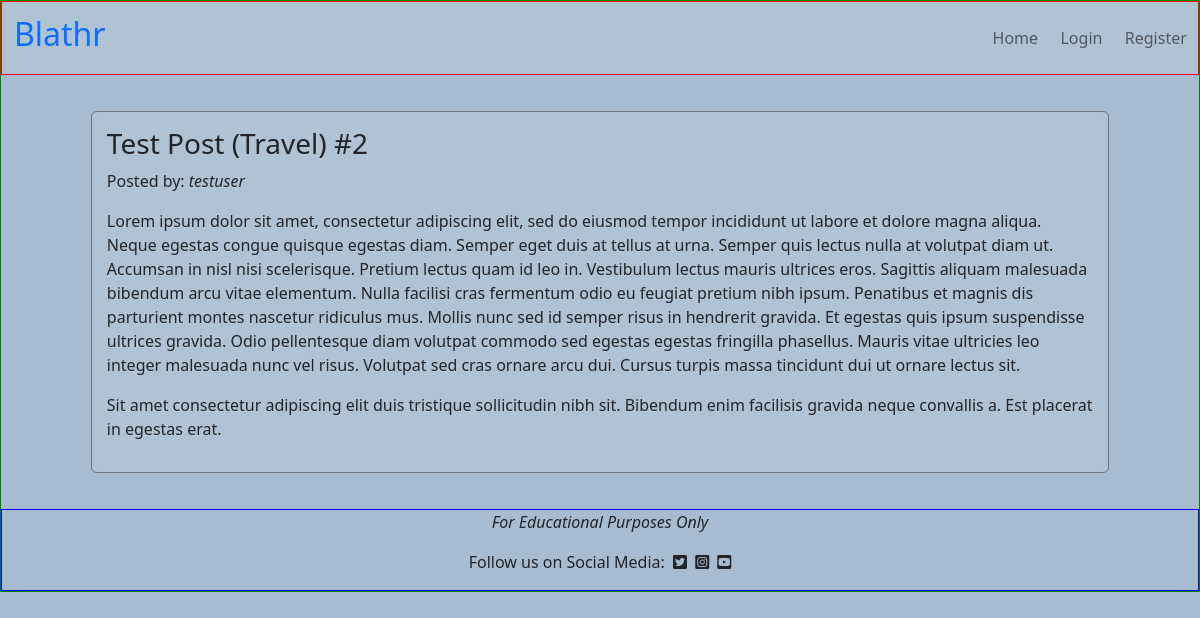
/post_detail/8/, run on the app's committed database.
### posts/models.py (models this page shows, shortened)
class Post(models.Model):
    post_id = models.AutoField(primary_key=True)
    title = models.CharField(max_length=200, unique=True, blank=False,
                             null=False)
    author = models.ForeignKey(User, on_delete=models.CASCADE)
    created_date = models.DateTimeField(auto_now_add=True)
    content = models.TextField()
    category = models.ForeignKey(Category, on_delete=models.CASCADE)
    status = models.IntegerField(choices=STATUS, default=0)

### posts/views.py (the view, shortened to what this page needs)
# urls.py: path('post_detail/<post_id>/', post_detail, name='post_detail'),
def post_detail(request, post_id):
    post = Post.objects.get(post_id=post_id)
    comments = post.comments.filter(approved=True)
    print("request.method is " + request.method)
    return render(
        request,
        'post_detail.html',
        {
            'post': post,
            'comments': comments,
            'comment_form': CommentForm(),
         },
          )

### templates/post_detail.html (shortened to what this page needs)
{% extends 'base.html' %}
{% block content %}
{% load crispy_forms_tags %}
<div class="row" id="post-detail-row">
    <div class="col-10 border border-secondary rounded" id="post-detail-col">
        <h3>{{ post.title }}</h3>
        <p>Posted by: <em>{{ post.author }}</em></p>
        <p>{{ post.content | safe }}</p>
    </div>
    {% endblock %}

### static/css/style.css (style rules this page uses)
body { background-color: #A8BCD1; margin: 0; padding: 0; border: 1px solid green; }
#post-detail-row { justify-content: center; margin-top: 3%; margin-bottom: 3%; }
#post-detail-col { background-color: #B0C3D5; padding: 15px }

### data on the page
Post: title "Test Post (Travel) #2", author "testuser", content "Lorem ipsum dolor sit amet, consectetur adipiscing elit, sed do eiusmod tempor incididunt ut labore et dolore magna aliqua. Neque egestas congue quisque egestas diam. Semper eget duis at tellus at urna. Semper quis lectus nulla at volutpat diam ut. Accumsan in nisl nisi scelerisque. Pretium lectus quam id leo in. Vestibulum lectus mauris ultrices eros. Sagittis aliquam malesuada bibendum arcu vitae elementum. Nulla facilisi cras fermentum odio eu feugiat pretium nibh ipsum. Penatibus et magnis dis parturient montes nascetur ridiculus mus. Mollis nunc sed id semper risus in hendrerit gravida. Et egestas quis ipsum suspendisse ultrices gravida. Odio pellentesque diam volutpat commodo sed…"
